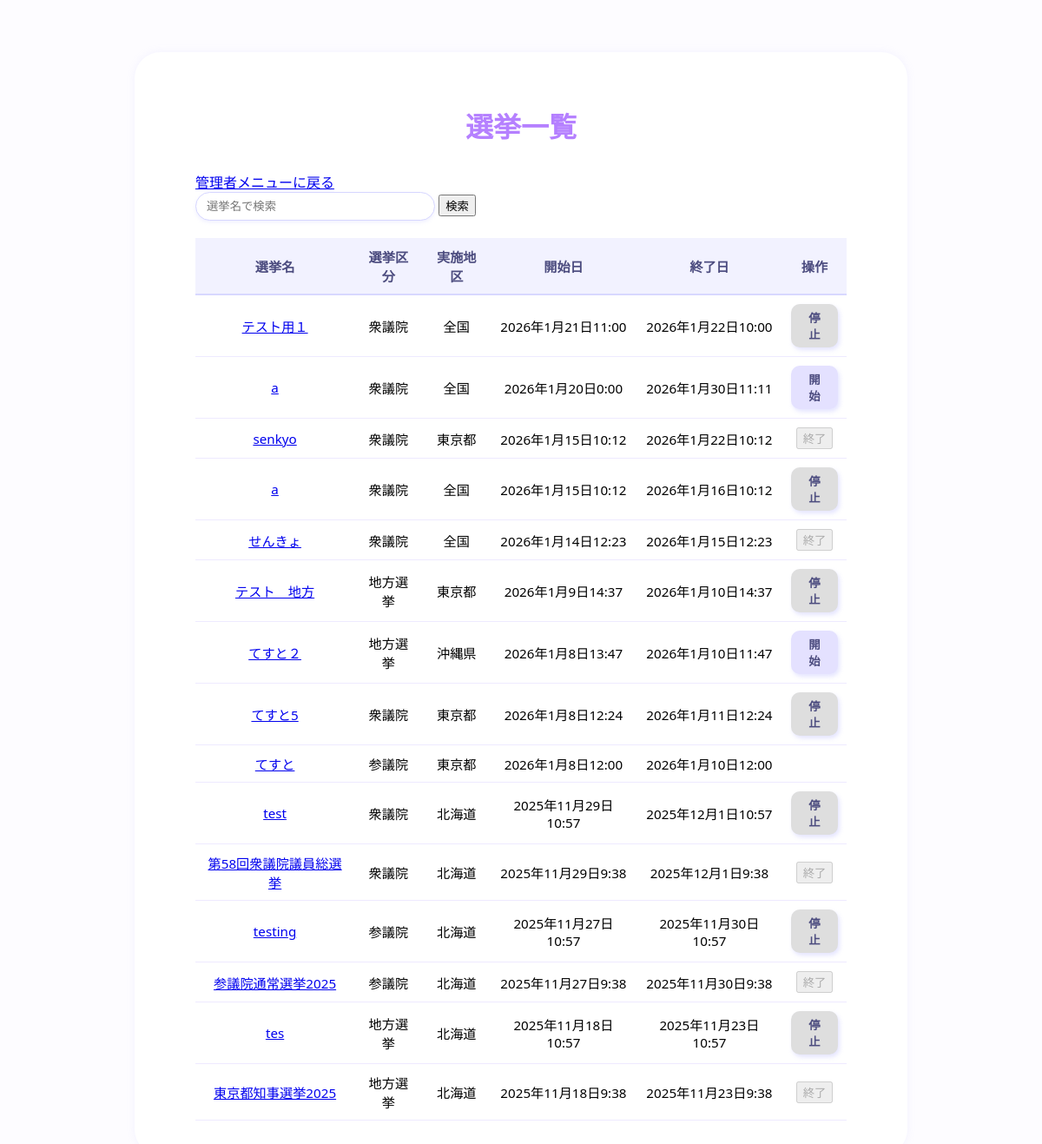
The page /administrator/election/view/ (signed in) on the database its author committed.
### electionapp/models.py (models this page shows, shortened)
class Election(models.Model):
    name=models.CharField(max_length=50)
    type=models.CharField(max_length=20)
    start_date=models.DateTimeField()
    end_date=models.DateTimeField()
    status=models.CharField(max_length=10)  # 入力例： "未実施", "実施中", "終了"
    administrator=models.ForeignKey(
        'administrator.Administrator',
        on_delete=models.PROTECT,
    )
    area=models.ForeignKey(
        Area,
        null=True,
        on_delete=models.CASCADE,
    )

class Area(models.Model):
    name=models.CharField()
    parent = models.ForeignKey('self', null=True, blank=True, on_delete=models.CASCADE)

### administrator/views.py (the view, shortened to what this page needs)
# urls.py: path('election/view/', views.ElectionListView.as_view(), name='election_list'),
class ElectionListView(AdministratorLoginRequiredMixin, View):
    template_name = "administrator/election_list.html"
    def get(self, request):
        q = request.GET.get("q", "").strip()
        elections = Election.objects.all()
        if q:
            elections = elections.filter(name__icontains=q)
        elections = elections.order_by("-start_date")
        return render(request, self.template_name, {
            "elections": elections,
            "q": q,  # 検索語をテンプレートに返す
        })

### administrator/mixins.py (called while the page is built)
    def dispatch(self, request, *args, **kwargs):
        if 'login_id' not in request.session:
            return redirect('administrator:login')
        return super().dispatch(request, *args, **kwargs)

### administrator/templates/administrator/election_list.html (shortened to what this page needs)
<!DOCTYPE html>
<html lang="ja">
<head>
    {% load static %}
    <link rel="stylesheet" href="{% static 'administrator/election_list.css' %}">
</head>
<body>
    <div class="execute-container">
        <h1>選挙一覧</h1>
        <a href="{% url 'administrator:main_menu' %}" class="back-btn">管理者メニューに戻る</a>
        <form method="get">
            <div class="search-box">
                <input
                    type="text"
                    name="q"
                    placeholder="選挙名で検索"
                    value="{{ q }}"
                >
                <button type="submit">検索</button>
            </div>
        </form>
        <table class="election-table">
            <thead>
                <tr>
                    <th>選挙名</th>
                    <th>選挙区分</th>
                    <th>実施地区</th>
                    <th>開始日</th>
                    <th>終了日</th>
                    <th>操作</th>
                </tr>
            </thead>
            <tbody>
                {% for e in elections %}
                <tr>
                    <td>
                        <a href="{% url 'administrator:election_detail' e.pk %}">{{ e.name }}</a>
                    </td>
                    <td>{{ e.type }}</td>
                    <td>
                        {% if e.area %}
                            {{ e.area.name }}
                        {% else %}
                            全国
                        {% endif %}
                    </td>
                    <td>{{ e.start_date }}</td>
                    <td>{{ e.end_date }}</td>
                    <td>
                        <form method="post" style="display:inline;">
                            {% if e.status == "未実施" %}
                                <button type="submit" name="action" value="start" class="start-btn">
                                    開始
                                </button>
                            {% elif e.status == "実施中" %}
                                <button type="submit" name="action" value="stop" class="stop-btn">
                                    停止
                                </button>
                            {% elif e.status == "終了" %}
                                <button class="disabled-btn" disabled>終了</button>
                            {% endif %}
                        </form>
                    </td>
                </tr>
                {% endfor %}
            </tbody>

### administrator/static/administrator/election_list.css (style rules this page uses)
body { margin: 0; padding: 0; background-color: #fdfcff; font-family: "Segoe UI", "Hiragino Sans", "Meiryo", sans-serif; display: flex; justify-content: center; align-items: flex-start; height: 100vh; }
.execute-container { margin-top: 60px; background-color: #ffffff; padding: 40px 70px; border-radius: 30px; box-shadow: 0 0 10px rgba(180, 180, 255, 0.15); width: 750px; }
h1 { font-size: 2em; color: #b580ff; margin-bottom: 30px; text-align: center; }
.search-box { text-align: left; margin-bottom: 20px; }
.search-box input { width: 250px; padding: 8px 12px; border: 1px solid #d6d6ff; border-radius: 20px; box-shadow: 0 2px 4px rgba(180, 180, 255, 0.2); outline: none; }
.election-table { width: 100%; border-collapse: collapse; text-align: center; font-size: 0.95em; }
.election-table th { background-color: #f2f2ff; color: #4c4c7f; padding: 10px; border-bottom: 2px solid #d8d8ff; }
.election-table td { padding: 10px; border-bottom: 1px solid #eeeaff; }
.start-btn, .stop-btn { border: none; border-radius: 10px; padding: 6px 14px; font-weight: bold; color: #4c4c7f; cursor: pointer; box-shadow: 2px 3px 5px rgba(150, 150, 255, 0.25); transition: 0.2s; }
.start-btn { background-color: #e4e1ff; }
.stop-btn { background-color: #dedede; }

### rows shown on the page
Election: name "テスト用１", type "衆議院", area.name "全国", start_date "2026年1月21日11:00", end_date "2026年1月22日10:00", status "停止"
Election: name "a", type "衆議院", area.name "全国", start_date "2026年1月20日0:00", end_date "2026年1月30日11:11", status "開始"
Election: name "senkyo", type "衆議院", area.name "東京都", start_date "2026年1月15日10:12", end_date "2026年1月22日10:12", status "終了"
Election: name "a", type "衆議院", area.name "全国", start_date "2026年1月15日10:12", end_date "2026年1月16日10:12", status "停止"
Election: name "せんきょ", type "衆議院", area.name "全国", start_date "2026年1月14日12:23", end_date "2026年1月15日12:23", status "終了"
Election: name "テスト 地方", type "地方選挙", area.name "東京都", start_date "2026年1月9日14:37", end_date "2026年1月10日14:37", status "停止"
Election: name "てすと２", type "地方選挙", area.name "沖縄県", start_date "2026年1月8日13:47", end_date "2026年1月10日11:47", status "開始"
Election: name "てすと5", type "衆議院", area.name "東京都", start_date "2026年1月8日12:24", end_date "2026年1月11日12:24", status "停止"
Election: name "てすと", type "参議院", area.name "東京都", start_date "2026年1月8日12:00", end_date "2026年1月10日12:00"
Election: name "test", type "衆議院", area.name "北海道", start_date "2025年11月29日10:57", end_date "2025年12月1日10:57", status "停止"
Election: name "第58回衆議院議員総選挙", type "衆議院", area.name "北海道", start_date "2025年11月29日9:38", end_date "2025年12月1日9:38", status "終了"
Election: name "testing", type "参議院", area.name "北海道", start_date "2025年11月27日10:57", end_date "2025年11月30日10:57", status "停止"
Election: name "参議院通常選挙2025", type "参議院", area.name "北海道", start_date "2025年11月27日9:38", end_date "2025年11月30日9:38", status "終了"
Election: name "tes", type "地方選挙", area.name "北海道", start_date "2025年11月18日10:57", end_date "2025年11月23日10:57", status "停止"
Election: name "東京都知事選挙2025", type "地方選挙", area.name "北海道", start_date "2025年11月18日9:38", end_date "2025年11月23日9:38", status "終了"
